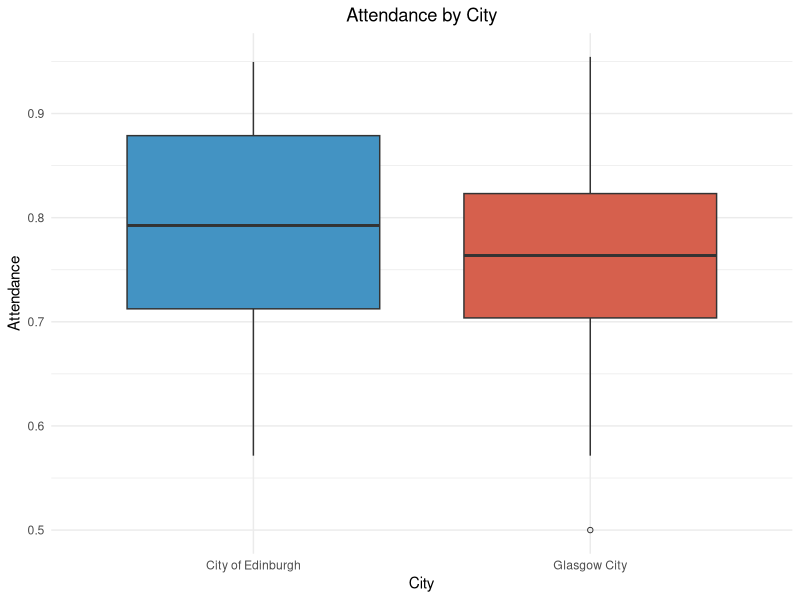
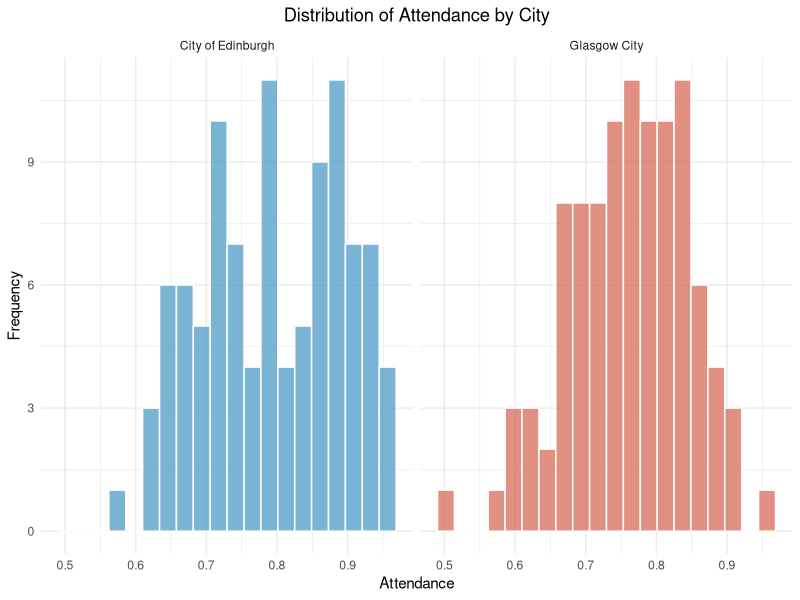
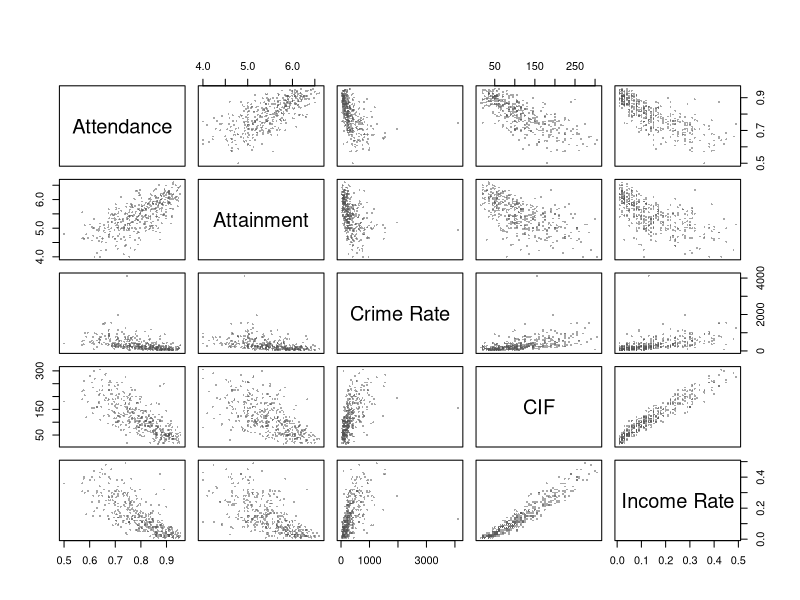
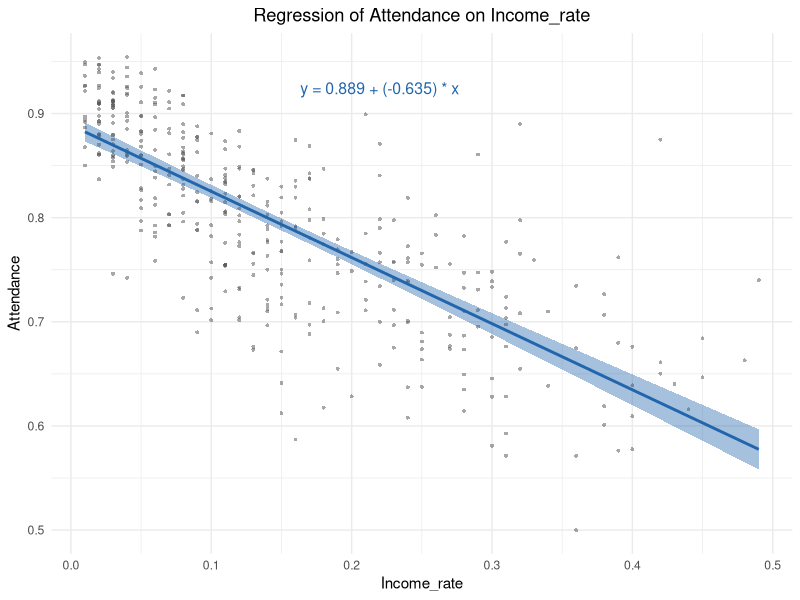
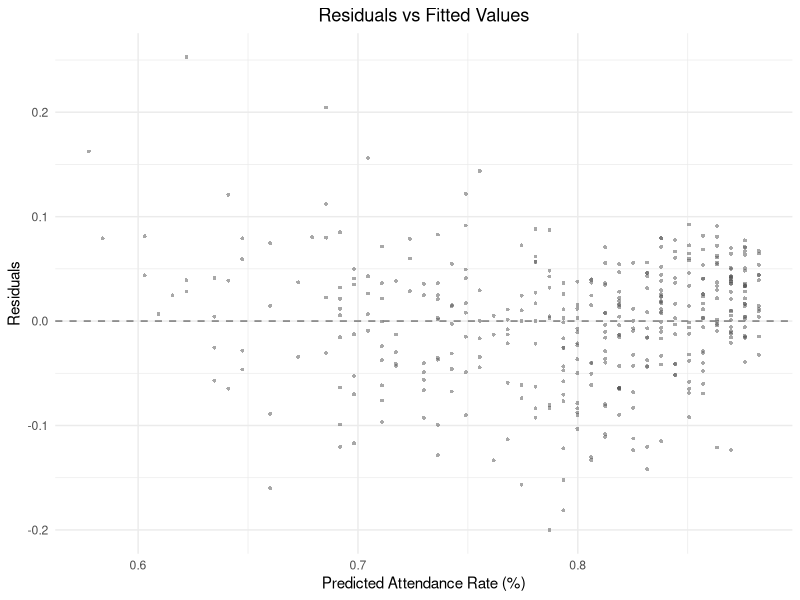
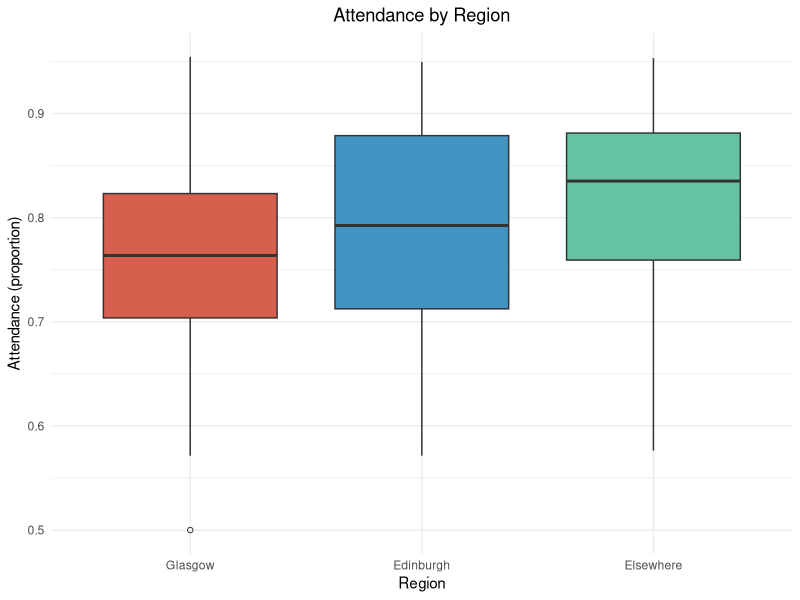
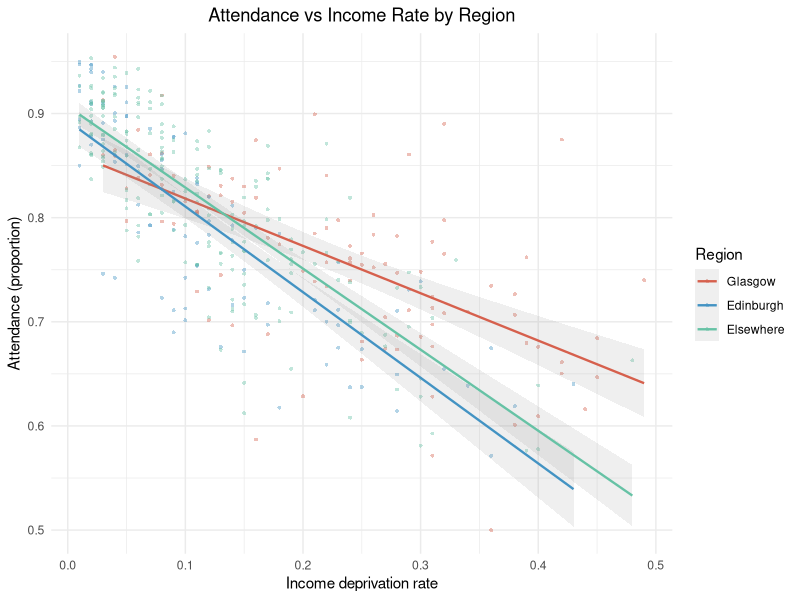
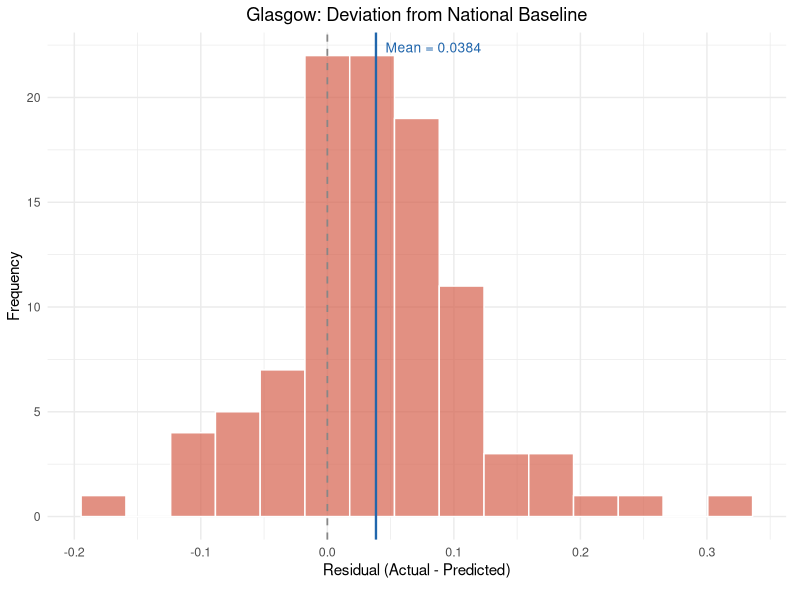

Here is the R script that generated these plots, in order:
## ---- chunk 1
knitr::opts_chunk$set(echo = FALSE, message = FALSE, warning = FALSE, fig.pos = 'H')
dat <- read.csv("scottishData.csv")
library(ggplot2)
library(dplyr)
library(broom)

# Subsets for Section 1
glasgow   <- subset(dat, Council_area == "Glasgow City")
edinburgh <- subset(dat, Council_area == "City of Edinburgh")
elsewhere <- subset(dat, Council_area != "Glasgow City" &
                         Council_area != "City of Edinburgh")

# Region variable for Section 3
dat$Region <- ifelse(dat$Council_area == "Glasgow City", "Glasgow",
              ifelse(dat$Council_area == "City of Edinburgh", "Edinburgh", "Elsewhere"))
dat$Region <- factor(dat$Region, levels = c("Glasgow", "Edinburgh", "Elsewhere"))

# Unified colour palette 
col_gla   <- "#D6604D"   # terracotta  — Glasgow
col_edi   <- "#4393C3"   # steel blue  — Edinburgh
col_else  <- "#66C2A5"   # mint green  — Elsewhere
col_point <- "#525252"   # slate gray  — scatter points
col_line  <- "#2166AC"   # deep blue   — regression line
col_ref   <- "#878787"   # medium gray — reference line
## ---- chunk 2

dat_two <- subset(dat, Council_area %in% c("Glasgow City", "City of Edinburgh"))

ggplot(dat_two, aes(x = Council_area, y = Attendance, fill = Council_area)) +
  geom_boxplot(outlier.shape = 1, outlier.size = 1.5) +
  scale_fill_manual(values = c("City of Edinburgh" = col_edi, "Glasgow City" = col_gla)) +
  labs(x = "City", y = "Attendance", title = "Attendance by City") +
  theme_minimal() +
  theme(plot.title = element_text(hjust = 0.5), legend.position = "none")
## ---- chunk 3

ggplot(dat_two, aes(x = Attendance, fill = Council_area)) +
  geom_histogram(bins = 20, alpha = 0.7, color = "white") +
  scale_fill_manual(values = c("City of Edinburgh" = col_edi, "Glasgow City" = col_gla)) +
  facet_wrap(~ Council_area, ncol = 2) +
  labs(x = "Attendance", y = "Frequency", title = "Distribution of Attendance by City") +
  theme_minimal() +
  theme(plot.title = element_text(hjust = 0.5), legend.position = "none")
## ---- chunk 4

n_gla <- sum(!is.na(glasgow$Attendance))
n_edi <- sum(!is.na(edinburgh$Attendance))
mean_gla <- mean(glasgow$Attendance, na.rm = TRUE)
mean_edi <- mean(edinburgh$Attendance, na.rm = TRUE)
var_gla  <- var(glasgow$Attendance, na.rm = TRUE)
var_edi  <- var(edinburgh$Attendance, na.rm = TRUE)

sd_gla   <- sd(glasgow$Attendance, na.rm = TRUE)
sd_edi   <- sd(edinburgh$Attendance, na.rm = TRUE)

stats_table <- data.frame(
  City     = c("Glasgow", "Edinburgh"),
  N        = c(n_gla, n_edi),
  Mean     = round(c(mean_gla, mean_edi), 5),
  SD       = round(c(sd_gla, sd_edi), 5),
  Variance = round(c(var_gla, var_edi), 7)
)

knitr::kable(stats_table,
             caption = "Sample means and variances of Attendance for Glasgow and Edinburgh.",
             align = "c")
## ---- chunk 5

ci_mean_gla <- mean_gla + c(-1, 1) * qt(0.975, df = n_gla - 1) * sqrt(var_gla / n_gla)
ci_mean_edi <- mean_edi + c(-1, 1) * qt(0.975, df = n_edi - 1) * sqrt(var_edi / n_edi)

ci_mean_table <- data.frame(
  City  = c("Glasgow", "Edinburgh"),
  Lower = round(c(ci_mean_gla[1], ci_mean_edi[1]), 5),
  Upper = round(c(ci_mean_gla[2], ci_mean_edi[2]), 5)
)

knitr::kable(ci_mean_table,
             caption = "95\\% confidence intervals for the mean of Attendance.",
             align = "c",
             col.names = c("City", "2.5%", "97.5%"))
## ---- chunk 6

# 95% CI for variance using chi-squared distribution
ci_var_gla <- c((n_gla - 1) * var_gla / qchisq(0.975, df = n_gla - 1),
                (n_gla - 1) * var_gla / qchisq(0.025, df = n_gla - 1))
ci_var_edi <- c((n_edi - 1) * var_edi / qchisq(0.975, df = n_edi - 1),
                (n_edi - 1) * var_edi / qchisq(0.025, df = n_edi - 1))

ci_var_table <- data.frame(
  City  = c("Glasgow", "Edinburgh"),
  Lower = round(c(ci_var_gla[1], ci_var_edi[1]), 7),
  Upper = round(c(ci_var_gla[2], ci_var_edi[2]), 7)
)

knitr::kable(ci_var_table,
             caption = "95\\% confidence intervals for the variance of Attendance.",
             align = "c",
             col.names = c("City", "2.5%", "97.5%"))
## ---- chunk 7

t_result <- t.test(glasgow$Attendance, edinburgh$Attendance, var.equal = FALSE)

t_table <- data.frame(
  Statistic = round(t_result$statistic, 4),
  df        = round(t_result$parameter, 2),
  p_value   = formatC(t_result$p.value, format = "e", digits = 4)
)

knitr::kable(t_table,
             caption = "Welch's two-sample t-test for difference in mean Attendance.",
             align = "c",
             col.names = c("t-statistic", "df", "p-value"))
## ---- chunk 8

f_result <- var.test(glasgow$Attendance, edinburgh$Attendance)

f_table <- data.frame(
  Statistic = round(f_result$statistic, 4),
  df1       = f_result$parameter[1],
  df2       = f_result$parameter[2],
  p_value   = formatC(f_result$p.value, format = "e", digits = 4)
)

knitr::kable(f_table,
             caption = "F-test for equality of variances of Attendance.",
             align = "c",
             col.names = c("F-statistic", "df1", "df2", "p-value"))
## ---- chunk 9

vars <- c("Attendance", "Attainment", "crime_rate", "CIF", "Income_rate")

pairs(dat[, vars],
      pch = 16, cex = 0.4, col = adjustcolor(col_point, alpha.f = 0.5),
      main = "",
      labels = c("Attendance", "Attainment", "Crime Rate", "CIF", "Income Rate"))
## ---- chunk 10
# Full 5x5 pairwise Pearson correlation matrix
cor_matrix <- round(cor(dat[, vars], use = "complete.obs", method = "pearson"), 3)
colnames(cor_matrix) <- c("Attendance", "Attainment", "Crime Rate", "CIF", "Income Rate")
rownames(cor_matrix) <- c("Attendance", "Attainment", "Crime Rate", "CIF", "Income Rate")

knitr::kable(cor_matrix,
             caption = "Pairwise Pearson correlation coefficients between the five selected variables.",
             align = "c")

# Store individual correlations for later use
r_attainment <- cor_matrix[1, 2]
r_crime      <- cor_matrix[1, 3]
r_cif        <- cor_matrix[1, 4]
r_income     <- cor_matrix[1, 5]
## ---- chunk 11
# Identify the variable with the highest absolute correlation with Attendance
correlations <- c(
  Attainment = r_attainment,
  Crime_rate = r_crime,
  CIF = r_cif,
  Income_rate = r_income
)
data2_name <- names(which.max(abs(correlations)))

# Fit simple linear regression
model_formula <- as.formula(paste("Attendance ~", data2_name))
lm_model <- lm(model_formula, data = dat)

# Extract coefficients
intercept <- coef(lm_model)[1]
slope     <- coef(lm_model)[2]
r_squared <- summary(lm_model)$r.squared
## ---- chunk 12
display_name <- gsub("_", " ", data2_name)

knitr::kable(
  tidy(lm_model),
  digits = 4,
  caption = paste("Simple linear regression model: Attendance ~", display_name)
)
## ---- chunk 13
ci <- confint(lm_model, level = 0.95)
rownames(ci) <- c("Intercept ", "Slope")
colnames(ci) <- c("2.5%", "97.5%")

knitr::kable(
  ci,
  digits = 4,
  caption = "95\\% Confidence Intervals for Regression Coefficients"
)
## ---- chunk 14

equation <- paste0("y = ", round(intercept, 3), " + (", round(slope, 3), ") * x")

# Dynamic annotation position
x_pos <- quantile(dat[[data2_name]], 0.75, na.rm = TRUE)
y_pos <- quantile(dat$Attendance, 0.95, na.rm = TRUE)

ggplot(dat, aes(x = !!sym(data2_name), y = Attendance)) +
  geom_point(shape = 16, size = 1, colour = adjustcolor(col_point, alpha.f = 0.5)) +
  geom_smooth(method = "lm", se = TRUE, colour = col_line, fill = adjustcolor(col_line, alpha.f = 0.15)) +
  labs(
    x = data2_name,
    y = "Attendance",
    title = paste("Regression of Attendance on", data2_name)
  ) +
  annotate("text", x = x_pos, y = y_pos, label = equation, parse = FALSE,
           size = 4, colour = col_line) +
  theme_minimal() +
  theme(plot.title = element_text(hjust = 0.5))

## ---- chunk 15

# residuals
dat$residuals <- residuals(lm_model)
dat$fitted    <- fitted(lm_model)

ggplot(dat, aes(x = fitted, y = residuals)) +
  geom_point(shape = 16, size = 1, colour = adjustcolor(col_point, alpha.f = 0.5)) +
  geom_hline(yintercept = 0, linetype = "dashed", colour = col_ref, linewidth = 0.6) +
  labs(
    x = "Predicted Attendance Rate (%)",
    y = "Residuals",
    title = "Residuals vs Fitted Values"
  ) +
  theme_minimal() +
  theme(plot.title = element_text(hjust = 0.5))

## ---- chunk 16
ggplot(dat, aes(x = Region, y = Attendance, fill = Region)) +
  geom_boxplot(outlier.shape = 1, outlier.size = 1.5) +
  scale_fill_manual(values = c("Glasgow" = col_gla, "Edinburgh" = col_edi, "Elsewhere" = col_else)) +
  labs(x = "Region", y = "Attendance (proportion)", title = "Attendance by Region") +
  theme_minimal() +
  theme(plot.title = element_text(hjust = 0.5), legend.position = "none")
## ---- chunk 17
# F-tests: variance comparison
f_gla_else <- var.test(glasgow$Attendance, elsewhere$Attendance)
f_edi_else <- var.test(edinburgh$Attendance, elsewhere$Attendance)
f_gla_edi  <- var.test(glasgow$Attendance, edinburgh$Attendance)

f_table <- data.frame(
  Comparison = c("Glasgow vs Elsewhere", "Edinburgh vs Elsewhere", "Glasgow vs Edinburgh"),
  F_stat     = round(c(f_gla_else$statistic, f_edi_else$statistic, f_gla_edi$statistic), 4),
  df1        = c(f_gla_else$parameter[1], f_edi_else$parameter[1], f_gla_edi$parameter[1]),
  df2        = c(f_gla_else$parameter[2], f_edi_else$parameter[2], f_gla_edi$parameter[2]),
  p_value    = c(formatC(f_gla_else$p.value, format = "e", digits = 3),
                 formatC(f_edi_else$p.value, format = "e", digits = 3),
                 formatC(f_gla_edi$p.value, format = "e", digits = 3))
)

knitr::kable(f_table,
             caption = "F-tests comparing variance of Attendance between regions.",
             align = "c",
             col.names = c("Comparison", "F-statistic", "df1", "df2", "p-value"))
## ---- chunk 18
# Welch's t-tests: mean comparison
t_gla_else <- t.test(glasgow$Attendance, elsewhere$Attendance, var.equal = FALSE)
t_edi_else <- t.test(edinburgh$Attendance, elsewhere$Attendance, var.equal = FALSE)
t_gla_edi  <- t.test(glasgow$Attendance, edinburgh$Attendance, var.equal = FALSE)

t_table <- data.frame(
  Comparison = c("Glasgow vs Elsewhere", "Edinburgh vs Elsewhere", "Glasgow vs Edinburgh"),
  t_stat     = round(c(t_gla_else$statistic, t_edi_else$statistic, t_gla_edi$statistic), 4),
  df         = round(c(t_gla_else$parameter, t_edi_else$parameter, t_gla_edi$parameter), 2),
  p_value    = c(formatC(t_gla_else$p.value, format = "e", digits = 3),
                 formatC(t_edi_else$p.value, format = "e", digits = 3),
                 formatC(t_gla_edi$p.value, format = "e", digits = 3))
)

knitr::kable(t_table,
             caption = "Welch's t-tests comparing mean Attendance between regions.",
             align = "c",
             col.names = c("Comparison", "t-statistic", "df", "p-value"))
## ---- chunk 19
lm_gla  <- lm(Attendance ~ Income_rate, data = glasgow)
lm_edi  <- lm(Attendance ~ Income_rate, data = edinburgh)
lm_else <- lm(Attendance ~ Income_rate, data = elsewhere)

# Extract coefficients
slopes     <- c(coef(lm_gla)[2], coef(lm_edi)[2], coef(lm_else)[2])
intercepts <- c(coef(lm_gla)[1], coef(lm_edi)[1], coef(lm_else)[1])
r_sq       <- c(summary(lm_gla)$r.squared, summary(lm_edi)$r.squared, summary(lm_else)$r.squared)

# 95% CIs for slopes
ci_gla  <- confint(lm_gla,  "Income_rate", level = 0.95)
ci_edi  <- confint(lm_edi,  "Income_rate", level = 0.95)
ci_else <- confint(lm_else, "Income_rate", level = 0.95)

reg_table <- data.frame(
  Region    = c("Glasgow", "Edinburgh", "Elsewhere"),
  Intercept = round(intercepts, 4),
  Slope     = round(slopes, 4),
  CI_lower  = round(c(ci_gla[1], ci_edi[1], ci_else[1]), 4),
  CI_upper  = round(c(ci_gla[2], ci_edi[2], ci_else[2]), 4),
  R_squared = round(r_sq, 4)
)

knitr::kable(reg_table,
             caption = "Regional regression models: Attendance on Income\\_rate.",
             align = "c",
             col.names = c("Region", "Intercept", "Slope",
                           "Slope CI lower", "Slope CI upper", "$R^2$"))
## ---- chunk 20
ggplot(dat, aes(x = Income_rate, y = Attendance, colour = Region)) +
  geom_point(shape = 16, size = 1, alpha = 0.4) +
  geom_smooth(method = "lm", se = TRUE, linewidth = 0.8, alpha = 0.15) +
  scale_colour_manual(values = c("Glasgow" = col_gla, "Edinburgh" = col_edi, "Elsewhere" = col_else)) +
  labs(x = "Income deprivation rate", y = "Attendance (proportion)",
       title = "Attendance vs Income Rate by Region") +
  theme_minimal() +
  theme(plot.title = element_text(hjust = 0.5))
## ---- chunk 21
new_data <- data.frame(Income_rate = 0.15)

pred_gla  <- predict(lm_gla,  newdata = new_data, interval = "prediction", level = 0.95)
pred_edi  <- predict(lm_edi,  newdata = new_data, interval = "prediction", level = 0.95)
pred_else <- predict(lm_else, newdata = new_data, interval = "prediction", level = 0.95)

pred_table <- data.frame(
  Region = c("Glasgow", "Edinburgh", "Elsewhere"),
  Fitted = round(c(pred_gla[1], pred_edi[1], pred_else[1]), 4),
  Lower  = round(c(pred_gla[2], pred_edi[2], pred_else[2]), 4),
  Upper  = round(c(pred_gla[3], pred_edi[3], pred_else[3]), 4),
  Width  = round(c(pred_gla[3] - pred_gla[2],
                    pred_edi[3] - pred_edi[2],
                    pred_else[3] - pred_else[2]), 4)
)

knitr::kable(pred_table,
             caption = "95\\% prediction intervals for Attendance at Income\\_rate $= 0.15$.",
             align = "c",
             col.names = c("Region", "Fitted", "Lower", "Upper", "Width"))
## ---- chunk 22
# Baseline model: trained on non-Glasgow data
dat_baseline <- subset(dat, Region != "Glasgow")
lm_baseline  <- lm(Attendance ~ Income_rate, data = dat_baseline)

baseline_summary <- summary(lm_baseline)
b0 <- coef(lm_baseline)[1]
b1 <- coef(lm_baseline)[2]
## ---- chunk 23
baseline_ci <- confint(lm_baseline, level = 0.95)

baseline_coef <- data.frame(
  Term      = c("Intercept", "Income_rate"),
  Estimate  = round(coef(lm_baseline), 4),
  CI_lower  = round(baseline_ci[, 1], 4),
  CI_upper  = round(baseline_ci[, 2], 4)
)

knitr::kable(baseline_coef,
             caption = paste0("Baseline regression model (non-Glasgow, $n = ",
                              nrow(dat_baseline), "$): Attendance on Income\\_rate."),
             align = "c",
             col.names = c("Term", "Estimate", "95% CI lower", "95% CI upper"),
             row.names = FALSE)
## ---- chunk 24
# Predict Glasgow's "expected" attendance using the baseline model
glasgow$predicted <- predict(lm_baseline, newdata = glasgow)
glasgow$residual  <- glasgow$Attendance - glasgow$predicted

# Descriptive statistics of Glasgow residuals
mean_resid <- mean(glasgow$residual)
sd_resid   <- sd(glasgow$residual)
n_resid    <- length(glasgow$residual)
## ---- chunk 25
resid_df <- data.frame(residual = glasgow$residual)
ggplot(resid_df, aes(x = residual)) +
  geom_histogram(bins = 15, fill = col_gla, colour = "white", alpha = 0.7) +
  geom_vline(xintercept = 0, linetype = "dashed", colour = col_ref, linewidth = 0.6) +
  geom_vline(xintercept = mean_resid, colour = col_line, linewidth = 0.8) +
  annotate("text", x = mean_resid, y = Inf, vjust = 2, hjust = -0.1,
           label = paste0("Mean = ", round(mean_resid, 4)),
           colour = col_line, size = 3.5) +
  scale_x_continuous(breaks = scales::pretty_breaks(n = 6)) +
  labs(x = "Residual (Actual - Predicted)", y = "Frequency",
       title = "Glasgow: Deviation from National Baseline") +
  theme_minimal() +
  theme(plot.title = element_text(hjust = 0.5),
        axis.text.x = element_text(size = 9),
        plot.margin = margin(t = 5, r = 10, b = 15, l = 5, unit = "pt"))
## ---- chunk 26
t_resid <- t.test(glasgow$residual, mu = 0)

t_resid_table <- data.frame(
  Mean_residual = round(mean_resid, 4),
  SE            = round(sd_resid / sqrt(n_resid), 4),
  t_stat        = round(t_resid$statistic, 4),
  df            = t_resid$parameter,
  p_value       = formatC(t_resid$p.value, format = "e", digits = 3),
  CI_lower      = round(t_resid$conf.int[1], 4),
  CI_upper      = round(t_resid$conf.int[2], 4)
)

knitr::kable(t_resid_table,
             caption = "One-sample t-test on Glasgow residuals ($H_0: \\mu_e = 0$).",
             align = "c",
             col.names = c("Mean residual", "SE", "t-statistic", "df",
                           "p-value", "95% CI lower", "95% CI upper"),
             row.names = FALSE)
## ---- chunk 27
# Select continuous candidate variables (exclude identifiers, Income, and Attendance)
scan_vars <- c("Employment_rate", "CIF",
               "ALCOHOL", "DRUG", "SMR", "DEPRESS", "LBWT", "EMERG",
               "Attainment", "no_qualifications", "not_participating", "University",
               "drive_petrol", "drive_GP", "drive_post", "drive_primary",
               "drive_retail", "drive_secondary",
               "PT_GP", "PT_post", "PT_retail",
               "Broadband", "crime_rate",
               "overcrowded_rate", "nocentralheat_rate")

# Compute Pearson r between Glasgow residuals and each variable
cors <- sapply(scan_vars, function(v) {
  x <- glasgow[[v]]
  if (is.numeric(x) && sum(!is.na(x)) > 5) {
    cor(glasgow$residual, x, use = "complete.obs")
  } else {
    NA
  }
})

# Sort by absolute correlation
cors <- cors[!is.na(cors)]
cors_sorted <- sort(abs(cors), decreasing = TRUE)
cors_signed <- cors[names(cors_sorted)]

scan_table <- data.frame(
  Variable = names(cors_signed),
  r        = round(cors_signed, 4),
  abs_r    = round(abs(cors_signed), 4)
)

knitr::kable(scan_table,
             caption = "Pearson correlations: Glasgow residuals vs candidate variables (sorted by absolute r).",
             align = "c",
             col.names = c("Variable", "r", "Abs(r)"),
             row.names = FALSE)
## ---- chunk 28
# Identify the variable with the highest |r|
top_var_name <- names(cors_signed)[1]
top_var_r    <- cors_signed[1]
top_var_tex  <- gsub("_", "\\_", top_var_name, fixed = TRUE)
## ---- chunk 29
lm_deep <- lm(glasgow$residual ~ glasgow[[top_var_name]])
r_deep     <- cor(glasgow$residual, glasgow[[top_var_name]], use = "complete.obs")
r2_deep    <- summary(lm_deep)$r.squared
slope_deep <- coef(lm_deep)[2]
ci_deep    <- confint(lm_deep, level = 0.95)

deep_df <- data.frame(x = glasgow[[top_var_name]], y = glasgow$residual)

ggplot(deep_df, aes(x = x, y = y)) +
  geom_point(shape = 16, size = 1, alpha = 0.4, colour = col_gla) +
  geom_smooth(method = "lm", se = TRUE, colour = col_line,
              fill = adjustcolor(col_line, alpha.f = 0.15), linewidth = 0.8) +
  geom_hline(yintercept = 0, linetype = "dashed", colour = col_ref, linewidth = 0.6) +
  labs(x = top_var_name, y = "Residual (Actual - Predicted Attendance)",
       title = paste0("Glasgow Effect vs ", top_var_name)) +
  theme_minimal() +
  theme(plot.title = element_text(hjust = 0.5))
## ---- chunk 30
deep_table <- data.frame(
  Statistic = c("Pearson r", "R-squared", "Slope", "Slope 95% CI lower", "Slope 95% CI upper"),
  Value     = round(c(r_deep, r2_deep, slope_deep, ci_deep[2, 1], ci_deep[2, 2]), 4)
)

knitr::kable(deep_table,
             caption = paste0("Regression of Glasgow residuals on ", top_var_tex, "."),
             align = "c",
             row.names = FALSE)
## ---- chunk 31
q_resid <- quantile(glasgow$residual, probs = c(1/3, 2/3))
q_topvar <- quantile(glasgow[[top_var_name]], probs = c(1/3, 2/3), na.rm = TRUE)

resid_cat <- cut(glasgow$residual,
                 breaks = c(-Inf, q_resid[1], q_resid[2], Inf),
                 labels = c("Negative", "Neutral", "Positive"))
topvar_cat <- cut(glasgow[[top_var_name]],
                  breaks = c(-Inf, q_topvar[1], q_topvar[2], Inf),
                  labels = c("Low", "Medium", "High"))

cont_table <- table(resid_cat, topvar_cat)

knitr::kable(cont_table,
             caption = paste0("Contingency table: Residual category $\\times$ ",
                              top_var_tex, " category (Glasgow only)."))

chi_result <- chisq.test(cont_table)
